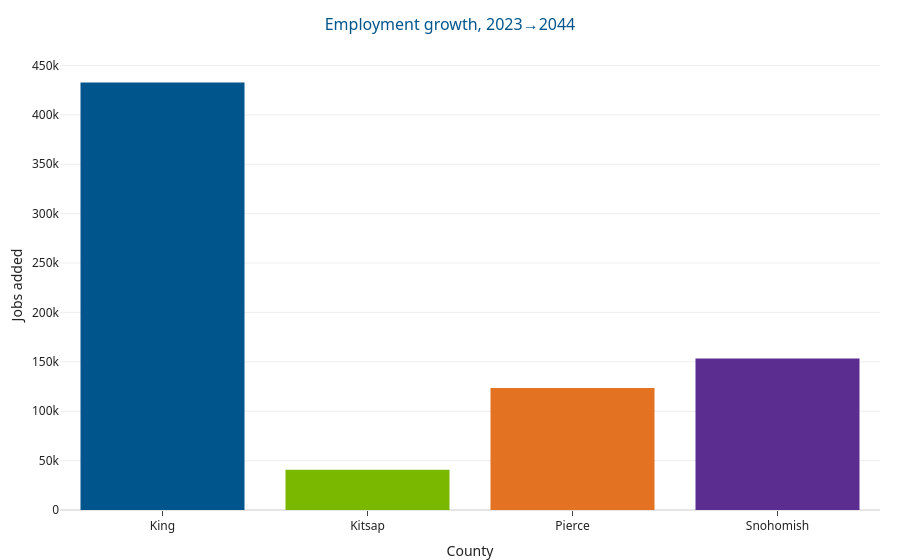

Source (notebook cell):
### Markdown cell above
## Growth (base → targets) by county

### Code cell
growth = ctrl.pivot_table(index='county', columns='year', values='total_emp', aggfunc='sum')
growth = growth.reindex(COUNTY_ORDER)
growth_df = (growth[TARGETS_END_YEAR] - growth[BASE_YEAR]).reset_index()
growth_df.columns = ['county', 'growth']
fig = px.bar(
    growth_df, x='county', y='growth', color='county',
    category_orders={'county': COUNTY_ORDER},
    color_discrete_map=COUNTY_COLORS,
    title=f'Employment growth, {BASE_YEAR}→{TARGETS_END_YEAR}',
    labels={'growth': 'Jobs added', 'county': 'County'},
)
fig.update_layout(showlegend=False)
apply_plotly_theme(fig)

### Figure 1 — Plotly figure (JSON) as saved in the notebook; plotly's stock layout.template omitted (floating-point values rounded to 4 significant figures)
{"data": [{"hovertemplate": "County=%{x}<br>Jobs added=%{y}<extra></extra>", "legendgroup": "King", "marker": {"color": "#00558C", "pattern": {"shape": ""}}, "name": "King", "orientation": "v", "showlegend": true, "textposition": "auto", "type": "bar", "x": ["King"], "xaxis": "x", "y": [432765], "yaxis": "y"}, {"hovertemplate": "County=%{x}<br>Jobs added=%{y}<extra></extra>", "legendgroup": "Kitsap", "marker": {"color": "#7AB800", "pattern": {"shape": ""}}, "name": "Kitsap", "orientation": "v", "showlegend": true, "textposition": "auto", "type": "bar", "x": ["Kitsap"], "xaxis": "x", "y": [40681], "yaxis": "y"}, {"hovertemplate": "County=%{x}<br>Jobs added=%{y}<extra></extra>", "legendgroup": "Pierce", "marker": {"color": "#E37222", "pattern": {"shape": ""}}, "name": "Pierce", "orientation": "v", "showlegend": true, "textposition": "auto", "type": "bar", "x": ["Pierce"], "xaxis": "x", "y": [123387], "yaxis": "y"}, {"hovertemplate": "County=%{x}<br>Jobs added=%{y}<extra></extra>", "legendgroup": "Snohomish", "marker": {"color": "#5C2D91", "pattern": {"shape": ""}}, "name": "Snohomish", "orientation": "v", "showlegend": true, "textposition": "auto", "type": "bar", "x": ["Snohomish"], "xaxis": "x", "y": [153377], "yaxis": "y"}], "layout": {"barmode": "relative", "legend": {"title": {"text": "County"}, "tracegroupgap": 0}, "showlegend": false, "title": {"text": "Employment growth, 2023→2044"}, "xaxis": {"anchor": "y", "categoryarray": ["King", "Kitsap", "Pierce", "Snohomish"], "categoryorder": "array", "domain": [0.0, 1.0], "title": {"text": "County"}}, "yaxis": {"anchor": "x", "domain": [0.0, 1.0], "title": {"text": "Jobs added"}}}}
